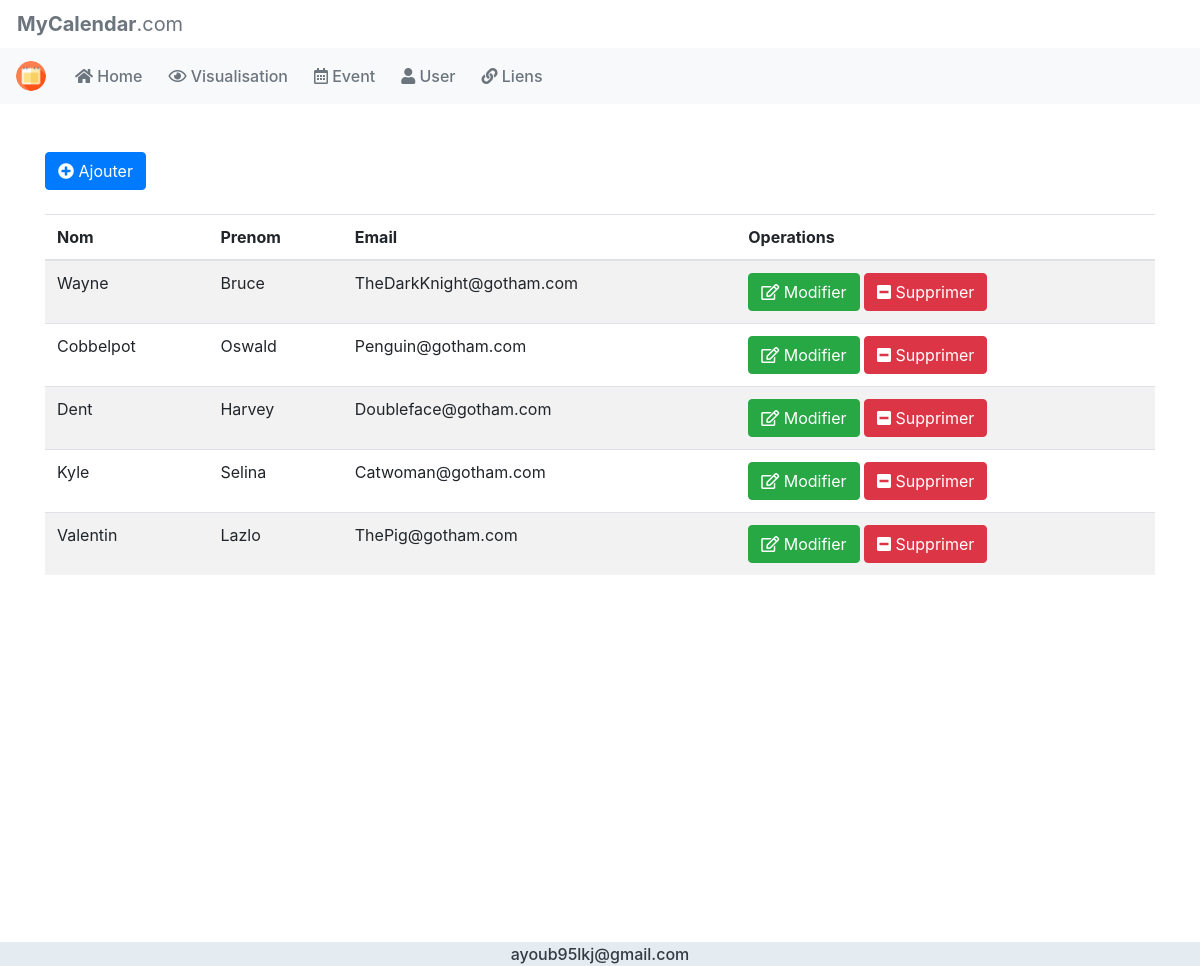
Page /User.php on the committed database.
### tables this page shows
CREATE TABLE IF NOT EXISTS `user` (
  `Id` int(11) NOT NULL AUTO_INCREMENT,
  `Nom` varchar(25) NOT NULL,
  `Prenom` varchar(25) NOT NULL,
  `Email` varchar(40) NOT NULL,
  `Password` varchar(30) NOT NULL,
  PRIMARY KEY (`Id`),
  UNIQUE KEY `Email` (`Email`)
);

### Cluser.php (the view, shortened to what this page needs)
<?php
class Cluser{
public function select(){
    require 'connect.php';
    $rep = $bdd->query('select * from user');
                    while($donnees = $rep->fetch()){
                        echo "<tr>
                                <td>".$donnees['Nom']."</td>
                                <td>".$donnees['Prenom']."</td>
                                <td>".$donnees['Email']."</td>
                                <td><a href=\"modifier.php?id=".$donnees['Id']."\" class=\"btn btn-success\"  ><i class=\"far fa-edit\"></i> Modifier</a>
                                <a href=\"delete.php?id=".$donnees['Id']."\" class=\"btn btn-danger\" ><i class=\"fas fa-minus-square\"></i> Supprimer</a></td>
                            </tr>";
                    }
}
}
?>

### rows in the picture
user: Nom "Wayne", Prenom "Bruce", Email "TheDarkKnight@gotham.com"
user: Nom "Cobbelpot", Prenom "Oswald", Email "Penguin@gotham.com"
user: Nom "Dent", Prenom "Harvey", Email "Doubleface@gotham.com"
user: Nom "Kyle", Prenom "Selina", Email "Catwoman@gotham.com"
user: Nom "Valentin", Prenom "Lazlo", Email "ThePig@gotham.com"
